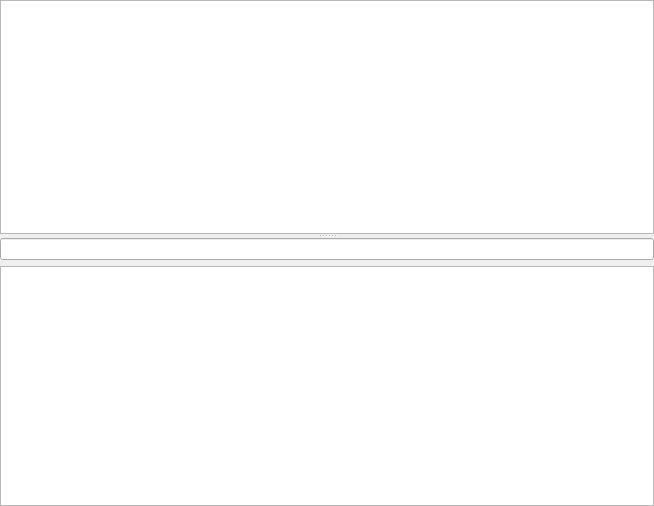
<?xml version="1.0" encoding="UTF-8"?>
<ui version="4.0">
 <class>GammaRay::LocaleInspectorWidget</class>
 <widget class="QWidget" name="GammaRay::LocaleInspectorWidget">
  <property name="geometry">
   <rect>
    <x>0</x>
    <y>0</y>
    <width>654</width>
    <height>506</height>
   </rect>
  </property>
  <layout class="QVBoxLayout" name="verticalLayout">
   <property name="margin">
    <number>0</number>
   </property>
   <item>
    <widget class="QSplitter" name="splitter">
     <property name="orientation">
      <enum>Qt::Vertical</enum>
     </property>
     <widget class="QTableView" name="accessorTable">
      <property name="selectionMode">
       <enum>QAbstractItemView::NoSelection</enum>
      </property>
      <property name="showGrid">
       <bool>false</bool>
      </property>
      <attribute name="horizontalHeaderVisible">
       <bool>false</bool>
      </attribute>
      <attribute name="verticalHeaderVisible">
       <bool>false</bool>
      </attribute>
     </widget>
     <widget class="QWidget" name="widget" native="true">
      <layout class="QVBoxLayout" name="verticalLayout_2">
       <property name="margin">
        <number>0</number>
       </property>
       <item>
        <widget class="QLineEdit" name="localeSearchLine"/>
       </item>
       <item>
        <widget class="QTableView" name="localeTable">
         <property name="alternatingRowColors">
          <bool>true</bool>
         </property>
         <property name="wordWrap">
          <bool>false</bool>
         </property>
        </widget>
       </item>
      </layout>
     </widget>
    </widget>
   </item>
  </layout>
 </widget>
 <resources/>
 <connections/>
</ui>
